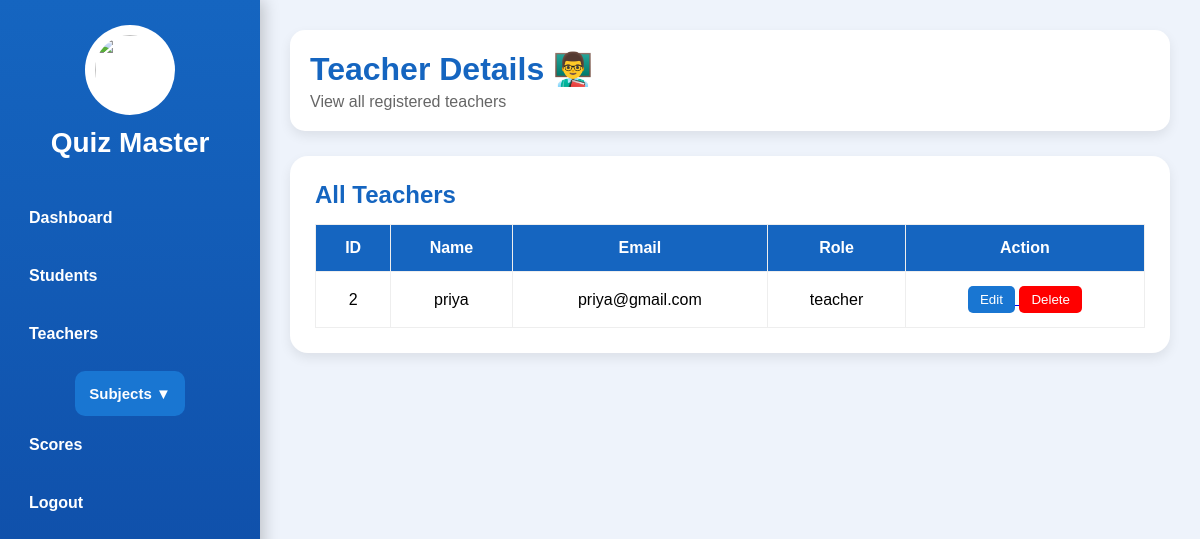
Page /admin_teachers (signed in) on the committed database.
### models.py (models this page shows, shortened)
class User(db.Model):
    id = db.Column(db.Integer, primary_key=True)
    fullname = db.Column(db.String(100), nullable=False)
    email = db.Column(db.String(100), unique=True, nullable=False)
    password = db.Column(db.String(300), nullable=False)
    role = db.Column(db.String(50), nullable=False)
    subjects = db.relationship('Subject', backref='teacher', lazy=True)
    quizzes = db.relationship('Quiz', backref='teacher', lazy=True)
    results = db.relationship('Result', backref='student', lazy=True)

### app.py (the view)
@app.route('/admin_teachers')
def admin_teachers():
    if session.get('role') != 'admin':
        return redirect('/')
    teachers = User.query.filter_by(role='teacher').all()
    return render_template(
        'admin_teachers.html',
        teachers=teachers
    )

### templates/admin_teachers.html (shortened to what this page needs)
<!DOCTYPE html>
<html>
<head>
    <link rel="stylesheet"
          href="{{ url_for('static', filename='style.css') }}">
</head>
<body>
<div class="dashboard-container">
    <div class="sidebar">
        <img src="https://cdn-icons-png.flaticon.com/512/2620/2620277.png"
             class="sidebar-logo">
        <h2>Quiz Master</h2>
        <a href="/admin_dashboard">
            Dashboard
        </a>
        <a href="/admin_students">
            Students
        </a>
        <a href="/admin_teachers">
            Teachers
        </a>
        <div class="subject-menu">
            <button class="subject-btn"
                    onclick="toggleSubjectMenu()">
                Subjects ▼
            </button>
        </div>
        <a href="/reports">
            Scores
        </a>
        <a href="/logout">
            Logout
        </a>
    </div>
    <div class="main-content">
        <div class="header">
            <div>
                <h1>
                    Teacher Details 👨‍🏫
                </h1>
                <p>
                    View all registered teachers
                </p>
            </div>
        </div>
        <div class="table-box">
            <h2>
                All Teachers
            </h2>
            <table>
                <tr>
                    <th>ID</th>
                    <th>Name</th>
                    <th>Email</th>
                    <th>Role</th>
                    <th>Action</th>
                </tr>
                {% for t in teachers %}
                <tr>
                    <td>
                        {{ t.id }}
                    </td>
                    <td>
                        {{ t.fullname }}
                    </td>
                    <td>
                        {{ t.email }}
                    </td>
                    <td>
                        {{ t.role }}
                    </td>
                    <td>
                        <a href="/edit_user/{{ t.id }}">
                            <button style="
                                background:#1976d2;
                                color:white;
                                border:none;
                                padding:6px 12px;
                                border-radius:5px;
                                cursor:pointer;
                            ">
                                Edit
                            </button>
                        </a>
                        <a href="/delete_user/{{ t.id }}"
                           onclick="return confirm('Delete Teacher?')">
                            <button style="
                                background:red;
                                color:white;
                                border:none;
                                padding:6px 12px;
                                border-radius:5px;
                                cursor:pointer;
                            ">
                                Delete
                            </button>
                        </a>
                    </td>
                </tr>
                {% endfor %}
            </table>
        </div>
    </div>
</div>
</body>
</html>

### static/style.css (style rules this page uses)
* { margin:0; padding:0; box-sizing:border-box; font-family:Arial, sans-serif; }
body { background:#eef3fb; }
.dashboard-container { display:flex; min-height:100vh; }
.sidebar { width:260px; background:linear-gradient(180deg,#1565c0,#0d47a1); color:white; padding:25px 15px; display:flex; flex-direction:column; align-items:center; position:fixed; left:0; top:0; bottom:0; overflow-y:auto; box-shadow:4px 0 15px rgba(0,0,0,0.2); }
.sidebar-logo { width:90px; height:90px; margin-bottom:12px; border-radius:50%; background:white; padding:10px; }
.sidebar h2 { margin-bottom:30px; font-size:28px; font-weight:bold; }
.sidebar a { width:100%; padding:14px; margin:6px 0; color:white; text-decoration:none; border-radius:10px; font-weight:bold; transition:0.3s; text-align:left; }
.subject-btn { width:100%; background:#1976d2; color:white; border:none; padding:14px; border-radius:10px; font-size:15px; font-weight:bold; cursor:pointer; margin-top:8px; transition:0.3s; text-align:left; }
.main-content { margin-left:260px; flex:1; padding:30px; }
.header { display:flex; justify-content:space-between; align-items:center; margin-bottom:25px; background:white; padding:20px; border-radius:15px; box-shadow:0 5px 12px rgba(0,0,0,0.08); }
.header h1 { color:#1565c0; margin-bottom:5px; }
.header p { color:#666; }
.table-box { background:white; padding:25px; border-radius:18px; box-shadow:0 5px 12px rgba(0,0,0,0.08); margin-top:20px; }
.table-box h2 { margin-bottom:15px; color:#1565c0; }
table { width:100%; border-collapse:collapse; }
th,td { padding:14px; border:1px solid #eee; text-align:center; }
th { background:#1565c0; color:white; }

### rows in the picture
User: id "2", fullname "priya", email "priya@gmail.com", role "teacher"
